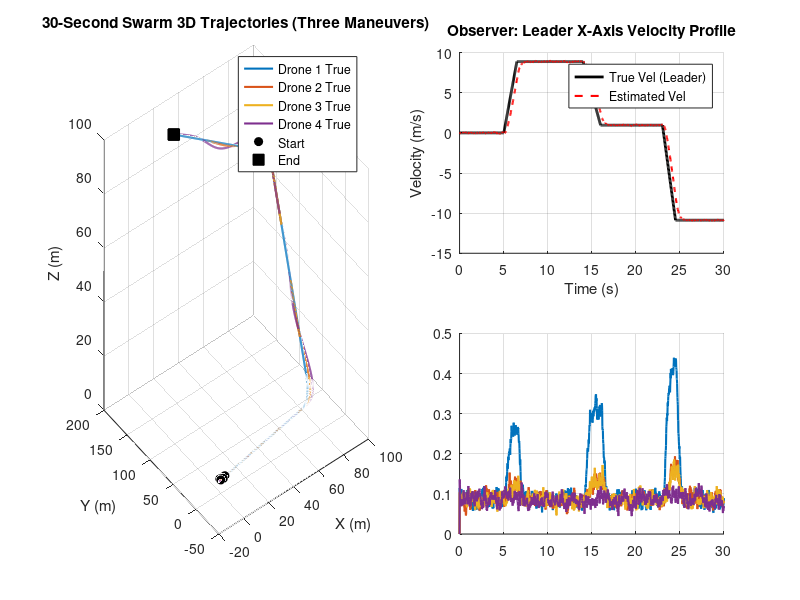

Recreate this plot in MATLAB. (Note: this script raises an error after producing the figure.)
% =========================================================================
% Output-Feedback Leader Identification via Unknown Input Observer
% UPGRADED: Extended Time, Spaced Aggressive Maneuvers, Continuous Detection
% =========================================================================
clear; clc; close all;

%% 1. Simulation Parameters
dt = 0.02;                  
T_total = 30;               % INCREASED: 30-second simulation
steps = T_total / dt;
time = (0:steps-1) * dt;
N = 4;                      % Drone 1 is the Leader

% Adjacency Matrix (Directed tree: 1->2, 1->3, 2->4)
A_adj = [0 0 0 0; 
         1 0 0 0; 
         1 0 0 0; 
         0 1 0 0];

% Consensus Gains
kp = 3.0; 
kv = 1.5;

% Observer Gains 
L_p = 10 * eye(3); 
L_v = 25 * eye(3);

% Sensor Noise Variance
sigma_v = 0.05; 

% Multi-Level Detection Thresholds
threshold_sensitive = 0.10; 
threshold_strict    = 0.25; 

% Event tracking for continuous detection
detection_events = [];      % Store all timestamps of aggressive maneuvers
cooldown_timer = 0;         % Prevent multiple triggers for the same maneuver
cooldown_duration = 2.0;    % 2 seconds before the system can flag a NEW maneuver

%% 2. Initialization
p_true = zeros(3, N, steps);
v_true = zeros(3, N, steps);

% Initial positions
p_true(:,:,1) = [0 2 0 4; 0 0 2 2; 5 5 5 5]; 

p_est = p_true(:,:,1); 
v_est = zeros(3, N);
residual_norm = zeros(N, steps);

history_p_est = zeros(3, N, steps);
history_v_est = zeros(3, N, steps);

%% 3. Main Simulation Loop
for k = 1:steps-1
    
    % =====================================================================
    % A. THE PLANT (True Adversarial Swarm Dynamics)
    % =====================================================================
    acc_true = zeros(3, N);
    
    % --- EXTENDED MANEUVER PROFILES ---
    % Maneuver 1: High-Speed Forward Dash
    if time(k) > 5.0 && time(k) < 6.5
        acc_true(:, 1) = [6.0; 2.0; 0.0]; 
    end
    
    % Maneuver 2: Sharp Evasive Climb & Turn
    if time(k) > 14.0 && time(k) < 16.0
        acc_true(:, 1) = [-4.0; 5.0; 4.0]; 
    end
    
    % Maneuver 3: Sudden Aggressive Reversal (Braking and retreating)
    if time(k) > 23.0 && time(k) < 24.5
        acc_true(:, 1) = [-8.0; -6.0; -3.0]; 
    end
    
    % Followers compute consensus control
    for i = 2:N
        u_consensus = zeros(3,1);
        for j = 1:N
            if A_adj(i, j) == 1
                pos_err = p_true(:, j, k) - p_true(:, i, k);
                vel_err = v_true(:, j, k) - v_true(:, i, k);
                u_consensus = u_consensus + kp * pos_err + kv * vel_err;
            end
        end
        acc_true(:, i) = u_consensus;
    end
    
    % Integrate True Plant
    v_true(:,:,k+1) = v_true(:,:,k) + acc_true * dt;
    p_true(:,:,k+1) = p_true(:,:,k) + v_true(:,:,k) * dt;
    
    % =====================================================================
    % B. THE SENSOR (Lighthouse / Radar)
    % =====================================================================
    y_meas = p_true(:,:,k+1) + sigma_v * randn(3, N);
    
    % =====================================================================
    % C. THE OBSERVER & DETECTION ALGORITHM
    % =====================================================================
    for i = 1:N
        u_virtual = zeros(3,1);
        for j = 1:N
            if A_adj(i, j) == 1
                pos_err_obs = y_meas(:, j) - y_meas(:, i); 
                vel_err_obs = v_est(:, j) - v_est(:, i);
                u_virtual = u_virtual + kp * pos_err_obs + kv * vel_err_obs;
            end
        end
        
        z_residual = y_meas(:, i) - p_est(:, i); 
        
        dp_est = v_est(:, i) + L_p * z_residual;
        dv_est = u_virtual + L_v * z_residual;
        
        p_est(:, i) = p_est(:, i) + dp_est * dt;
        v_est(:, i) = v_est(:, i) + dv_est * dt;
        
        history_p_est(:, i, k+1) = p_est(:, i);
        history_v_est(:, i, k+1) = v_est(:, i);
        
        % Smooth the residual (EMA filter)
        if k > 1
            residual_norm(i, k+1) = 0.8 * residual_norm(i, k) + 0.2 * norm(z_residual);
        else
            residual_norm(i, k+1) = norm(z_residual);
        end
        
        % Continuous Leader Identification Logic
        if i == 1 % We know Drone 1 is the leader for tracking events
            if cooldown_timer > 0
                cooldown_timer = cooldown_timer - dt;
            elseif residual_norm(i, k+1) > threshold_strict
                detection_events = [detection_events, time(k+1)]; % Log the event
                cooldown_timer = cooldown_duration; % Reset the cooldown
            end
        end
    end
end

%% 4. Plotting & Visualization
figure('Name', 'Extended Swarm Leader Identification', 'Position', [100, 100, 1200, 800]);

% --- Plot 1: 3D Trajectory ---
subplot(2, 2, [1, 3]); hold on; grid on;
colors = lines(N);
for i = 1:N
    plot3(squeeze(p_true(1,i,:)), squeeze(p_true(2,i,:)), squeeze(p_true(3,i,:)), ...
        'Color', colors(i,:), 'LineWidth', 1.5, 'DisplayName', sprintf('Drone %d True', i));
end
plot3(p_true(1,:,1), p_true(2,:,1), p_true(3,:,1), 'ko', 'MarkerSize', 6, 'MarkerFaceColor', 'k', 'DisplayName', 'Start');
plot3(p_true(1,:,end), p_true(2,:,end), p_true(3,:,end), 'ks', 'MarkerSize', 8, 'MarkerFaceColor', 'k', 'DisplayName', 'End');
title('30-Second Swarm 3D Trajectories (Three Maneuvers)');
xlabel('X (m)'); ylabel('Y (m)'); zlabel('Z (m)');
legend('Location', 'best');
view(3);

% --- Plot 2: Velocity Tracking (X-axis) ---
subplot(2, 2, 2); hold on; grid on;
plot(time, squeeze(v_true(1, 1, :)), 'k-', 'LineWidth', 2, 'DisplayName', 'True Vel (Leader)');
plot(time, squeeze(history_v_est(1, 1, :)), 'r--', 'LineWidth', 1.5, 'DisplayName', 'Estimated Vel');
title('Observer: Leader X-Axis Velocity Profile');
xlabel('Time (s)'); ylabel('Velocity (m/s)');
legend('Location', 'best');

% --- Plot 3: The Detection Metric (Multi-Thresholds) ---
subplot(2, 2, 4); hold on; grid on;
for i = 1:N
    plot(time, residual_norm(i, :), 'Color', colors(i,:), 'LineWidth', 1.5, 'DisplayName', sprintf('Drone %d Innovation', i));
end

% Draw the Sensitive and Strict Threshold Lines
yline(threshold_strict, 'k--', 'Strict Threshold ($J_{strict}$)', 'LineWidth', 1.5, 'Interpreter', 'latex', 'LabelHorizontalAlignment', 'left');
yline(threshold_sensitive, 'k:', 'Sensitive Threshold ($J_{sens}$)', 'LineWidth', 1.5, 'Interpreter', 'latex', 'LabelHorizontalAlignment', 'left');

% Illustrate ALL moments of detection
for ev = 1:length(detection_events)
    t_ev = detection_events(ev);
    xline(t_ev, 'r-', 'LineWidth', 2);
    str = sprintf('EVASION %d', ev);
    text(t_ev + 0.5, threshold_strict + 0.15, str, ...
        'BackgroundColor', 'white', 'EdgeColor', 'red', 'FontSize', 9, 'FontWeight', 'bold');
end

title('Continuous Identification: Innovation Residuals over 30s');
xlabel('Time (s)'); ylabel('$\| z_i(t) \|$', 'Interpreter', 'latex');
legend('Location', 'northeast');
ylim([0, max(max(residual_norm)) + 0.3]); % Auto-scale to fit the highest peak safely
